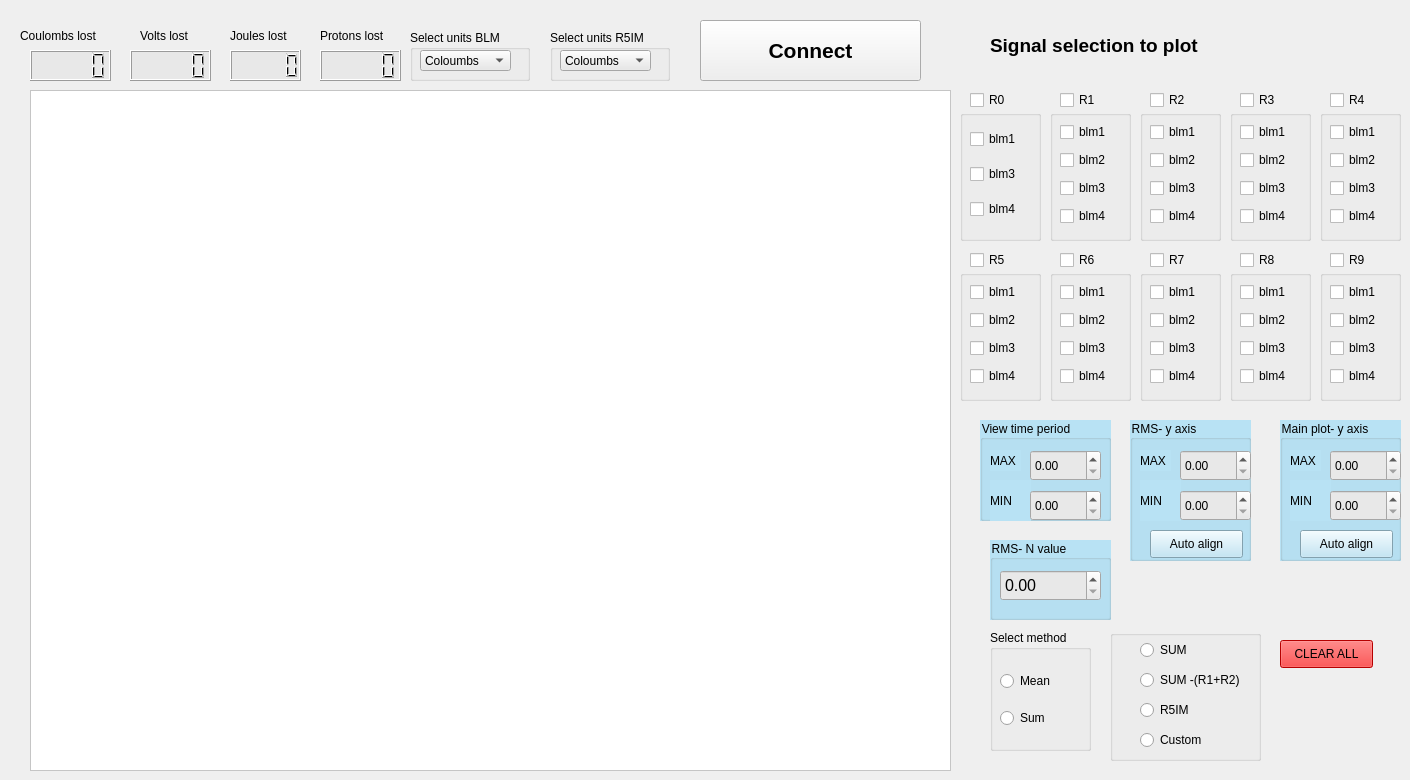
  <widget class="QWidget" name="centralwidget">
   <widget class="QLCDNumber" name="coulom_lcd">
    <property name="geometry">
     <rect>
      <x>30</x>
      <y>50</y>
      <width>81</width>
      <height>31</height>
     </rect>
    </property>
    <property name="styleSheet">
     <string notr="true">background-color: rgb(232, 232, 232)</string>
    </property>
   </widget>
   <widget class="QLCDNumber" name="volt_lcd">
    <property name="geometry">
     <rect>
      <x>130</x>
      <y>50</y>
      <width>81</width>
      <height>31</height>
     </rect>
    </property>
    <property name="styleSheet">
     <string notr="true">background-color: rgb(232, 232, 232)</string>
    </property>
   </widget>
   <widget class="QLCDNumber" name="joules_lcd">
    <property name="geometry">
     <rect>
      <x>230</x>
      <y>50</y>
      <width>71</width>
      <height>31</height>
     </rect>
    </property>
    <property name="styleSheet">
     <string notr="true">background-color: rgb(232, 232, 232)</string>
    </property>
   </widget>
   <widget class="QLCDNumber" name="protons_lcd">
    <property name="geometry">
     <rect>
      <x>320</x>
      <y>50</y>
      <width>81</width>
      <height>31</height>
     </rect>
    </property>
    <property name="styleSheet">
     <string notr="true">background-color: rgb(232, 232, 232)</string>
    </property>
   </widget>
   <widget class="QLabel" name="coulombs_label">
    <property name="geometry">
     <rect>
      <x>20</x>
      <y>20</y>
      <width>101</width>
      <height>31</height>
     </rect>
    </property>
    <property name="font">
     <font>
      <pointsize>9</pointsize>
     </font>
    </property>
    <property name="text">
     <string>Coulombs lost</string>
    </property>
   </widget>
   <widget class="QLabel" name="protons_lablel">
    <property name="geometry">
     <rect>
      <x>320</x>
      <y>20</y>
      <width>81</width>
      <height>31</height>
     </rect>
    </property>
    <property name="font">
     <font>
      <pointsize>9</pointsize>
     </font>
    </property>
    <property name="text">
     <string>Protons lost</string>
    </property>
   </widget>
   <widget class="QLabel" name="joules_label">
    <property name="geometry">
     <rect>
      <x>230</x>
      <y>20</y>
      <width>81</width>
      <height>31</height>
     </rect>
    </property>
    <property name="font">
     <font>
      <pointsize>9</pointsize>
     </font>
    </property>
    <property name="text">
     <string>Joules lost</string>
    </property>
   </widget>
   <widget class="QLabel" name="volts_label">
    <property name="geometry">
     <rect>
      <x>140</x>
      <y>20</y>
      <width>81</width>
      <height>31</height>
     </rect>
    </property>
    <property name="font">
     <font>
      <pointsize>9</pointsize>
     </font>
    </property>
    <property name="text">
     <string>Volts lost</string>
    </property>
   </widget>
   <widget class="QGraphicsView" name="graphicsView">
    <property name="geometry">
     <rect>
      <x>30</x>
      <y>90</y>
      <width>921</width>
      <height>681</height>
     </rect>
    </property>
    <property name="mouseTracking">
     <bool>false</bool>
    </property>
    <property name="acceptDrops">
     <bool>false</bool>
    </property>
    <property name="styleSheet">
     <string notr="true">background-color: rgb(255, 255, 255);
</string>
    </property>
   </widget>
   <widget class="QCheckBox" name="R0">
    <property name="geometry">
     <rect>
      <x>970</x>
      <y>90</y>
      <width>51</width>
      <height>20</height>
     </rect>
    </property>
    <property name="styleSheet">
     <string notr="true">font: 75 11pt &quot;MS Shell Dlg 2&quot;;</string>
    </property>
    <property name="text">
     <string>R0</string>
    </property>
   </widget>
   <widget class="QCheckBox" name="R2">
    <property name="geometry">
     <rect>
      <x>1150</x>
      <y>90</y>
      <width>51</width>
      <height>20</height>
     </rect>
    </property>
    <property name="styleSheet">
     <string notr="true">font: 75 11pt &quot;MS Shell Dlg 2&quot;;</string>
    </property>
    <property name="text">
     <string>R2</string>
    </property>
   </widget>
   <widget class="QCheckBox" name="R1">
    <property name="geometry">
     <rect>
      <x>1060</x>
      <y>90</y>
      <width>51</width>
      <height>20</height>
     </rect>
    </property>
    <property name="styleSheet">
     <string notr="true">font: 75 11pt &quot;MS Shell Dlg 2&quot;;</string>
    </property>
    <property name="text">
     <string>R1</string>
    </property>
   </widget>
   <widget class="QCheckBox" name="R9">
    <property name="geometry">
     <rect>
      <x>1330</x>
      <y>250</y>
      <width>61</width>
      <height>20</height>
     </rect>
    </property>
    <property name="styleSheet">
     <string notr="true">font: 75 11pt &quot;MS Shell Dlg 2&quot;;</string>
    </property>
    <property name="text">
     <string>R9</string>
    </property>
   </widget>
   <widget class="QCheckBox" name="R8">
    <property name="geometry">
     <rect>
      <x>1240</x>
      <y>250</y>
      <width>61</width>
      <height>20</height>
     </rect>
    </property>
    <property name="styleSheet">
     <string notr="true">font: 75 11pt &quot;MS Shell Dlg 2&quot;;</string>
    </property>
    <property name="text">
     <string>R8</string>
    </property>
   </widget>
   <widget class="QCheckBox" name="R6">
    <property name="geometry">
     <rect>
      <x>1060</x>
      <y>250</y>
      <width>51</width>
      <height>20</height>
     </rect>
    </property>
    <property name="styleSheet">
     <string notr="true">font: 75 11pt &quot;MS Shell Dlg 2&quot;;</string>
    </property>
    <property name="text">
     <string>R6</string>
    </property>
   </widget>
   <widget class="QCheckBox" name="R7">
    <property name="geometry">
     <rect>
      <x>1150</x>
      <y>250</y>
      <width>51</width>
      <height>20</height>
     </rect>
    </property>
    <property name="styleSheet">
     <string notr="true">font: 75 11pt &quot;MS Shell Dlg 2&quot;;</string>
    </property>
    <property name="text">
     <string>R7</string>
    </property>
   </widget>
   <widget class="QCheckBox" name="R3">
    <property name="geometry">
     <rect>
      <x>1240</x>
      <y>90</y>
      <width>51</width>
      <height>20</height>
     </rect>
    </property>
    <property name="styleSheet">
     <string notr="true">font: 75 11pt &quot;MS Shell Dlg 2&quot;;</string>
    </property>
    <property name="text">
     <string>R3</string>
    </property>
   </widget>
   <widget class="QCheckBox" name="R5">
    <property name="geometry">
     <rect>
      <x>970</x>
      <y>250</y>
      <width>51</width>
      <height>20</height>
     </rect>
    </property>
    <property name="styleSheet">
     <string notr="true">font: 75 11pt &quot;MS Shell Dlg 2&quot;;</string>
    </property>
    <property name="text">
     <string>R5</string>
    </property>
   </widget>
   <widget class="QCheckBox" name="R4">
    <property name="geometry">
     <rect>
      <x>1330</x>
      <y>90</y>
      <width>51</width>
      <height>20</height>
     </rect>
    </property>
    <property name="styleSheet">
     <string notr="true">font: 75 11pt &quot;MS Shell Dlg 2&quot;;</string>
    </property>
    <property name="text">
     <string>R4</string>
    </property>
    <property name="tristate">
     <bool>false</bool>
    </property>
   </widget>
   <widget class="QGroupBox" name="groupBox_R2">
    <property name="geometry">
     <rect>
      <x>1140</x>
      <y>110</y>
      <width>81</width>
      <height>131</height>
     </rect>
    </property>
    <property name="title">
     <string/>
    </property>
    <widget class="QWidget" name="verticalLayoutWidget_18">
     <property name="geometry">
      <rect>
       <x>10</x>
       <y>10</y>
       <width>61</width>
       <height>111</height>
      </rect>
     </property>
     <layout class="QVBoxLayout" name="verticalLayout_R2">
      <item>
       <widget class="QCheckBox" name="R2_BLM1">
        <property name="text">
         <string>blm1</string>
        </property>
       </widget>
      </item>
      <item>
       <widget class="QCheckBox" name="R2_BLM2">
        <property name="text">
         <string>blm2</string>
        </property>
       </widget>
      </item>
      <item>
       <widget class="QCheckBox" name="R2_BLM3">
        <property name="text">
         <string>blm3</string>
        </property>
       </widget>
      </item>
      <item>
       <widget class="QCheckBox" name="R2_BLM4">
        <property name="text">
         <string>blm4</string>
        </property>
       </widget>
      </item>
     </layout>
    </widget>
   </widget>
   <widget class="QGroupBox" name="groupBox_R0">
    <property name="geometry">
     <rect>
      <x>960</x>
      <y>110</y>
      <width>81</width>
      <height>131</height>
     </rect>
    </property>
    <property name="title">
     <string/>
    </property>
    <widget class="QWidget" name="verticalLayoutWidget_29">
     <property name="geometry">
      <rect>
       <x>10</x>
       <y>10</y>
       <width>61</width>
       <height>111</height>
      </rect>
     </property>
     <layout class="QVBoxLayout" name="verticalLayout_R0">
      <item>
       <widget class="QCheckBox" name="R0_BLM1">
        <property name="text">
         <string>blm1</string>
        </property>
       </widget>
      </item>
      <item>
       <widget class="QCheckBox" name="R0_BLM3">
        <property name="text">
         <string>blm3</string>
        </property>
       </widget>
      </item>
      <item>
       <widget class="QCheckBox" name="R0_BLM4">
        <property name="text">
         <string>blm4</string>
        </property>
       </widget>
      </item>
     </layout>
    </widget>
   </widget>
   <widget class="QGroupBox" name="groupBox_R1">
    <property name="geometry">
     <rect>
      <x>1050</x>
      <y>110</y>
      <width>81</width>
      <height>131</height>
     </rect>
    </property>
    <property name="title">
     <string/>
    </property>
    <widget class="QWidget" name="verticalLayoutWidget_33">
     <property name="geometry">
      <rect>
       <x>10</x>
       <y>10</y>
       <width>61</width>
       <height>111</height>
      </rect>
     </property>
     <layout class="QVBoxLayout" name="verticalLayout_R1">
      <item>
       <widget class="QCheckBox" name="R1_BLM1">
        <property name="text">
         <string>blm1</string>
        </property>
       </widget>
      </item>
      <item>
       <widget class="QCheckBox" name="R1_BLM2">
        <property name="text">
         <string>blm2</string>
        </property>
       </widget>
      </item>
      <item>
       <widget class="QCheckBox" name="R1_BLM3">
        <property name="text">
         <string>blm3</string>
        </property>
       </widget>
      </item>
      <item>
       <widget class="QCheckBox" name="R1_BLM4">
        <property name="text">
         <string>blm4</string>
        </property>
       </widget>
      </item>
     </layout>
    </widget>
   </widget>
   <widget class="QGroupBox" name="groupBox_R3">
    <property name="geometry">
     <rect>
      <x>1230</x>
      <y>110</y>
      <width>81</width>
      <height>131</height>
     </rect>
    </property>
    <property name="title">
     <string/>
    </property>
    <widget class="QWidget" name="verticalLayoutWidget_21">
     <property name="geometry">
      <rect>
       <x>10</x>
       <y>10</y>
       <width>61</width>
       <height>111</height>
      </rect>
     </property>
     <layout class="QVBoxLayout" name="verticalLayout_R3">
      <item>
       <widget class="QCheckBox" name="R3_BLM1">
        <property name="text">
         <string>blm1</string>
        </property>
       </widget>
      </item>
      <item>
       <widget class="QCheckBox" name="R3_BLM2">
        <property name="text">
         <string>blm2</string>
        </property>
       </widget>
      </item>
      <item>
       <widget class="QCheckBox" name="R3_BLM3">
        <property name="text">
         <string>blm3</string>
        </property>
       </widget>
      </item>
      <item>
       <widget class="QCheckBox" name="R3_BLM4">
        <property name="text">
         <string>blm4</string>
        </property>
       </widget>
      </item>
     </layout>
    </widget>
   </widget>
   <widget class="QGroupBox" name="groupBox_R6">
    <property name="geometry">
     <rect>
      <x>1050</x>
      <y>270</y>
      <width>81</width>
      <height>131</height>
     </rect>
    </property>
    <property name="title">
     <string/>
    </property>
    <widget class="QWidget" name="verticalLayoutWidget_30">
     <property name="geometry">
      <rect>
       <x>10</x>
       <y>10</y>
       <width>61</width>
       <height>111</height>
      </rect>
     </property>
     <layout class="QVBoxLayout" name="verticalLayout_R6">
      <item>
       <widget class="QCheckBox" name="R6_BLM1">
        <property name="text">
         <string>blm1</string>
        </property>
       </widget>
      </item>
      <item>
       <widget class="QCheckBox" name="R6_BLM2">
        <property name="text">
         <string>blm2</string>
        </property>
       </widget>
      </item>
      <item>
       <widget class="QCheckBox" name="R6_BLM3">
        <property name="text">
         <string>blm3</string>
        </property>
       </widget>
      </item>
      <item>
       <widget class="QCheckBox" name="R6_BLM4">
        <property name="text">
         <string>blm4</string>
        </property>
       </widget>
      </item>
     </layout>
    </widget>
   </widget>
   <widget class="QGroupBox" name="groupBox_R4">
    <property name="geometry">
     <rect>
      <x>1320</x>
      <y>110</y>
      <width>81</width>
      <height>131</height>
     </rect>
    </property>
    <property name="title">
     <string/>
    </property>
    <widget class="QWidget" name="verticalLayoutWidget_34">
     <property name="geometry">
      <rect>
       <x>10</x>
       <y>10</y>
       <width>61</width>
       <height>111</height>
      </rect>
     </property>
     <layout class="QVBoxLayout" name="verticalLayout_R4">
      <item>
       <widget class="QCheckBox" name="R4_BLM1">
        <property name="text">
         <string>blm1</string>
        </property>
       </widget>
      </item>
      <item>
       <widget class="QCheckBox" name="R4_BLM2">
        <property name="text">
         <string>blm2</string>
        </property>
       </widget>
      </item>
      <item>
       <widget class="QCheckBox" name="R4_BLM3">
        <property name="text">
         <string>blm3</string>
        </property>
       </widget>
      </item>
      <item>
       <widget class="QCheckBox" name="R4_BLM4">
        <property name="text">
         <string>blm4</string>
        </property>
       </widget>
      </item>
     </layout>
    </widget>
   </widget>
   <widget class="QGroupBox" name="groupBox_R5">
    <property name="geometry">
     <rect>
      <x>960</x>
      <y>270</y>
      <width>81</width>
      <height>131</height>
     </rect>
    </property>
    <property name="title">
     <string/>
    </property>
    <widget class="QWidget" name="verticalLayoutWidget_37">
     <property name="geometry">
      <rect>
       <x>10</x>
       <y>10</y>
       <width>61</width>
       <height>111</height>
      </rect>
     </property>
     <layout class="QVBoxLayout" name="verticalLayout_R5">
      <item>
       <widget class="QCheckBox" name="R5_BLM1">
        <property name="text">
         <string>blm1</string>
        </property>
       </widget>
      </item>
      <item>
       <widget class="QCheckBox" name="R5_BLM2">
        <property name="text">
         <string>blm2</string>
        </property>
       </widget>
      </item>
      <item>
       <widget class="QCheckBox" name="R5_BLM3">
        <property name="text">
         <string>blm3</string>
        </property>
       </widget>
      </item>
      <item>
       <widget class="QCheckBox" name="R5_BLM4">
        <property name="text">
         <string>blm4</string>
        </property>
       </widget>
      </item>
     </layout>
    </widget>
   </widget>
   <widget class="QGroupBox" name="groupBox_R7">
    <property name="geometry">
     <rect>
      <x>1140</x>
      <y>270</y>
      <width>81</width>
      <height>131</height>
     </rect>
    </property>
    <property name="title">
     <string/>
    </property>
    <widget class="QWidget" name="verticalLayoutWidget_39">
     <property name="geometry">
      <rect>
       <x>10</x>
       <y>10</y>
       <width>61</width>
       <height>111</height>
      </rect>
     </property>
     <layout class="QVBoxLayout" name="verticalLayout_R7">
      <item>
       <widget class="QCheckBox" name="R7_BLM1">
        <property name="text">
         <string>blm1</string>
        </property>
       </widget>
      </item>
      <item>
       <widget class="QCheckBox" name="R7_BLM2">
        <property name="text">
         <string>blm2</string>
        </property>
       </widget>
      </item>
      <item>
       <widget class="QCheckBox" name="R7_BLM3">
        <property name="text">
         <string>blm3</string>
        </property>
       </widget>
      </item>
      <item>
       <widget class="QCheckBox" name="R7_BLM4">
        <property name="text">
         <string>blm4</string>
        </property>
       </widget>
      </item>
     </layout>
    </widget>
   </widget>
   <widget class="QGroupBox" name="groupBox_R8">
    <property name="geometry">
     <rect>
      <x>1230</x>
      <y>270</y>
      <width>81</width>
      <height>131</height>
     </rect>
    </property>
    <property name="title">
     <string/>
    </property>
    <widget class="QWidget" name="verticalLayoutWidget_43">
     <property name="geometry">
      <rect>
       <x>10</x>
       <y>10</y>
       <width>61</width>
       <height>111</height>
      </rect>
     </property>
     <layout class="QVBoxLayout" name="verticalLayout_R8">
      <item>
       <widget class="QCheckBox" name="R8_BLM1">
        <property name="text">
         <string>blm1</string>
        </property>
       </widget>
      </item>
      <item>
       <widget class="QCheckBox" name="R8_BLM2">
        <property name="text">
         <string>blm2</string>
        </property>
       </widget>
      </item>
      <item>
       <widget class="QCheckBox" name="R8_BLM3">
        <property name="text">
         <string>blm3</string>
        </property>
       </widget>
      </item>
      <item>
       <widget class="QCheckBox" name="R8_BLM4">
        <property name="text">
         <string>blm4</string>
        </property>
       </widget>
      </item>
     </layout>
    </widget>
   </widget>
   <widget class="QGroupBox" name="groupBox_R9">
    <property name="geometry">
     <rect>
      <x>1320</x>
      <y>270</y>
      <width>81</width>
      <height>131</height>
     </rect>
    </property>
    <property name="title">
     <string/>
    </property>
    <widget class="QWidget" name="verticalLayoutWidget_45">
     <property name="geometry">
      <rect>
       <x>10</x>
       <y>10</y>
       <width>61</width>
       <height>111</height>
      </rect>
     </property>
     <layout class="QVBoxLayout" name="verticalLayout_R9">
      <item>
       <widget class="QCheckBox" name="R9_BLM1">
        <property name="text">
         <string>blm1</string>
        </property>
       </widget>
      </item>
      <item>
       <widget class="QCheckBox" name="R9_BLM2">
        <property name="text">
         <string>blm2</string>
        </property>
       </widget>
      </item>
      <item>
       <widget class="QCheckBox" name="R9_BLM3">
        <property name="text">
         <string>blm3</string>
        </property>
       </widget>
      </item>
      <item>
       <widget class="QCheckBox" name="R9_BLM4">
        <property name="text">
         <string>blm4</string>
        </property>
       </widget>
      </item>
     </layout>
    </widget>
   </widget>
   <widget class="QPushButton" name="clear_all">
    <property name="geometry">
     <rect>
      <x>1280</x>
      <y>640</y>
      <width>93</width>
      <height>28</height>
     </rect>
    </property>
    <property name="styleSheet">
     <string notr="true">background-color: rgb(255, 0, 0);</string>
    </property>
    <property name="text">
     <string>CLEAR ALL</string>
    </property>
   </widget>
   <widget class="QGroupBox" name="groupBox">
    <property name="geometry">
     <rect>
      <x>980</x>
      <y>420</y>
      <width>131</width>
      <height>101</height>
     </rect>
    </property>
    <property name="styleSheet">
     <string notr="true">background-color: rgb(184, 226, 244);</string>
    </property>
    <property name="title">
     <string>View time period</string>
    </property>
    <widget class="QLabel" name="label_3">
     <property name="geometry">
      <rect>
       <x>10</x>
       <y>60</y>
       <width>41</width>
       <height>41</height>
      </rect>
     </property>
     <property name="font">
      <font>
       <pointsize>9</pointsize>
      </font>
     </property>
     <property name="text">
      <string>MIN</string>
     </property>
    </widget>
    <widget class="QLabel" name="label_4">
     <property name="geometry">
      <rect>
       <x>10</x>
       <y>30</y>
       <width>31</width>
       <height>21</height>
      </rect>
     </property>
     <property name="font">
      <font>
       <pointsize>9</pointsize>
      </font>
     </property>
     <property name="text">
      <string>MAX</string>
     </property>
    </widget>
    <widget class="QDoubleSpinBox" name="blm_sum_min_time">
     <property name="geometry">
      <rect>
       <x>50</x>
       <y>70</y>
       <width>71</width>
       <height>31</height>
      </rect>
     </property>
     <property name="styleSheet">
      <string notr="true">background-color: rgb(232, 232, 232)</string>
     </property>
     <property name="maximum">
      <double>500.000000000000000</double>
     </property>
    </widget>
    <widget class="QDoubleSpinBox" name="blm_sum_max_time">
     <property name="geometry">
      <rect>
       <x>50</x>
       <y>30</y>
       <width>71</width>
       <height>31</height>
      </rect>
     </property>
     <property name="styleSheet">
      <string notr="true">background-color: rgb(232, 232, 232)</string>
     </property>
     <property name="maximum">
      <double>500.000000000000000</double>
     </property>
    </widget>
   </widget>
   <widget class="QGroupBox" name="BLM_groupBox">
    <property name="geometry">
     <rect>
      <x>410</x>
      <y>30</y>
      <width>120</width>
      <height>51</height>
     </rect>
    </property>
    <property name="title">
     <string>Select units BLM</string>
    </property>
    <widget class="QComboBox" name="BLM_unit_drop_box">
     <property name="geometry">
      <rect>
       <x>10</x>
       <y>20</y>
       <width>91</width>
       <height>21</height>
      </rect>
     </property>
     <property name="acceptDrops">
      <bool>false</bool>
     </property>
     <property name="styleSheet">
      <string notr="true">background-color: rgb(232, 232, 232)</string>
     </property>
     <item>
      <property name="text">
       <string>Coloumbs</string>
      </property>
     </item>
     <item>
      <property name="text">
       <string>Joules</string>
      </property>
     </item>
     <item>
      <property name="text">
       <string>Volts</string>
      </property>
     </item>
     <item>
      <property name="text">
       <string>Protons</string>
      </property>
     </item>
    </widget>
   </widget>
   <widget class="QGroupBox" name="signal_selection">
    <property name="geometry">
     <rect>
      <x>1110</x>
      <y>630</y>
      <width>151</width>
      <height>131</height>
     </rect>
    </property>
    <property name="title">
     <string/>
    </property>
    <widget class="QRadioButton" name="sum_all">
     <property name="geometry">
      <rect>
       <x>30</x>
       <y>10</y>
       <width>95</width>
       <height>20</height>
      </rect>
     </property>
     <property name="text">
      <string>SUM</string>
     </property>
    </widget>
    <widget class="QRadioButton" name="sum_not_R1R2">
     <property name="geometry">
      <rect>
       <x>30</x>
       <y>40</y>
       <width>121</width>
       <height>20</height>
      </rect>
     </property>
     <property name="text">
      <string>SUM -(R1+R2)</string>
     </property>
    </widget>
    <widget class="QRadioButton" name="custom">
     <property name="geometry">
      <rect>
       <x>30</x>
       <y>100</y>
       <width>95</width>
       <height>20</height>
      </rect>
     </property>
     <property name="text">
      <string>Custom</string>
     </property>
    </widget>
    <widget class="QRadioButton" name="R5IM">
     <property name="geometry">
      <rect>
       <x>30</x>
       <y>70</y>
       <width>95</width>
       <height>20</height>
      </rect>
     </property>
     <property name="text">
      <string>R5IM</string>
     </property>
    </widget>
   </widget>
   <widget class="QGroupBox" name="groupBox_5">
    <property name="geometry">
     <rect>
      <x>990</x>
      <y>540</y>
      <width>121</width>
      <height>80</height>
     </rect>
    </property>
    <property name="styleSheet">
     <string notr="true">background-color: rgb(184, 226, 244);</string>
    </property>
    <property name="title">
     <string>RMS- N value</string>
    </property>
    <widget class="QDoubleSpinBox" name="N_time">
     <property name="geometry">
      <rect>
       <x>10</x>
       <y>30</y>
       <width>101</width>
       <height>31</height>
      </rect>
     </property>
     <property name="font">
      <font>
       <pointsize>12</pointsize>
      </font>
     </property>
     <property name="styleSheet">
      <string notr="true">background-color: rgb(232, 232, 232)</string>
     </property>
     <property name="maximum">
      <double>500.000000000000000</double>
     </property>
    </widget>
   </widget>
   <widget class="QGroupBox" name="mode_selection">
    <property name="geometry">
     <rect>
      <x>990</x>
      <y>630</y>
      <width>101</width>
      <height>121</height>
     </rect>
    </property>
    <property name="title">
     <string>Select method</string>
    </property>
    <widget class="QWidget" name="verticalLayoutWidget">
     <property name="geometry">
      <rect>
       <x>10</x>
       <y>30</y>
       <width>71</width>
       <height>80</height>
      </rect>
     </property>
     <layout class="QVBoxLayout" name="mode_verticalLayout">
      <item>
       <widget class="QRadioButton" name="mean_button">
        <property name="text">
         <string>Mean</string>
        </property>
       </widget>
      </item>
      <item>
       <widget class="QRadioButton" name="sum_button">
        <property name="text">
         <string>Sum</string>
        </property>
       </widget>
      </item>
     </layout>
    </widget>
   </widget>
   <widget class="QLabel" name="label_2">
    <property name="geometry">
     <rect>
      <x>990</x>
      <y>30</y>
      <width>271</width>
      <height>31</height>
     </rect>
    </property>
    <property name="font">
     <font>
      <pointsize>14</pointsize>
      <weight>75</weight>
      <bold>true</bold>
     </font>
    </property>
    <property name="text">
     <string>Signal selection to plot</string>
    </property>
   </widget>
   <widget class="QGroupBox" name="R5IM_groupBox">
    <property name="geometry">
     <rect>
      <x>550</x>
      <y>30</y>
      <width>120</width>
      <height>51</height>
     </rect>
    </property>
    <property name="title">
     <string>Select units R5IM</string>
    </property>
    <widget class="QComboBox" name="R5IM_unit_dropBox">
     <property name="geometry">
      <rect>
       <x>10</x>
       <y>20</y>
       <width>91</width>
       <height>21</height>
      </rect>
     </property>
     <property name="styleSheet">
      <string notr="true">background-color: rgb(232, 232, 232)</string>
     </property>
     <item>
      <property name="text">
       <string>Coloumbs</string>
      </property>
     </item>
     <item>
      <property name="text">
       <string>Joules</string>
      </property>
     </item>
     <item>
      <property name="text">
       <string>Volts</string>
      </property>
     </item>
     <item>
      <property name="text">
       <string>Protons</string>
      </property>
     </item>
    </widget>
   </widget>
   <widget class="QGroupBox" name="y_axis_group_rms">
    <property name="geometry">
     <rect>
      <x>1130</x>
      <y>420</y>
      <width>121</width>
      <height>141</height>
     </rect>
    </property>
    <property name="styleSheet">
     <string notr="true">background-color: rgb(184, 226, 244);</string>
    </property>
    <property name="title">
     <string>RMS- y axis</string>
    </property>
    <widget class="QLabel" name="y_axis_min_label_rms">
     <property name="geometry">
      <rect>
       <x>10</x>
       <y>60</y>
       <width>41</width>
       <height>41</height>
      </rect>
     </property>
     <property name="font">
      <font>
       <pointsize>9</pointsize>
      </font>
     </property>
     <property name="text">
      <string>MIN</string>
     </property>
    </widget>
    <widget class="QLabel" name="y_axis_max_label_rms">
     <property name="geometry">
      <rect>
       <x>10</x>
       <y>30</y>
       <width>31</width>
       <height>21</height>
      </rect>
     </property>
     <property name="font">
      <font>
       <pointsize>9</pointsize>
      </font>
     </property>
     <property name="text">
      <string>MAX</string>
     </property>
    </widget>
    <widget class="QDoubleSpinBox" name="y_min_axis">
     <property name="geometry">
      <rect>
       <x>50</x>
       <y>70</y>
       <width>71</width>
       <height>31</height>
      </rect>
     </property>
     <property name="styleSheet">
      <string notr="true">background-color: rgb(232, 232, 232)</string>
     </property>
     <property name="maximum">
      <double>500.000000000000000</double>
     </property>
    </widget>
    <widget class="QDoubleSpinBox" name="y_max_axis_rms">
     <property name="geometry">
      <rect>
       <x>50</x>
       <y>30</y>
       <width>71</width>
       <height>31</height>
      </rect>
     </property>
     <property name="styleSheet">
      <string notr="true">background-color: rgb(232, 232, 232)</string>
     </property>
     <property name="maximum">
      <double>500.000000000000000</double>
     </property>
    </widget>
    <widget class="QPushButton" name="auto_align_rms">
     <property name="geometry">
      <rect>
       <x>20</x>
       <y>110</y>
       <width>93</width>
       <height>28</height>
      </rect>
     </property>
     <property name="text">
      <string>Auto align</string>
     </property>
    </widget>
   </widget>
   <widget class="QPushButton" name="pushButton">
    <property name="geometry">
     <rect>
      <x>700</x>
      <y>20</y>
      <width>221</width>
      <height>61</height>
     </rect>
    </property>
    <property name="font">
     <font>
      <pointsize>16</pointsize>
      <weight>75</weight>
      <bold>true</bold>
     </font>
    </property>
    <property name="text">
     <string>Connect</string>
    </property>
   </widget>
   <widget class="QGroupBox" name="y_axis_upper_group">
    <property name="geometry">
     <rect>
      <x>1280</x>
      <y>420</y>
      <width>121</width>
      <height>141</height>
     </rect>
    </property>
    <property name="styleSheet">
     <string notr="true">background-color: rgb(184, 226, 244);</string>
    </property>
    <property name="title">
     <string>Main plot- y axis</string>
    </property>
    <widget class="QLabel" name="y_axis_min_label_upper">
     <property name="geometry">
      <rect>
       <x>10</x>
       <y>60</y>
       <width>41</width>
       <height>41</height>
      </rect>
     </property>
     <property name="font">
      <font>
       <pointsize>9</pointsize>
      </font>
     </property>
     <property name="text">
      <string>MIN</string>
     </property>
    </widget>
    <widget class="QLabel" name="y_axis_max_label_upper">
     <property name="geometry">
      <rect>
       <x>10</x>
       <y>30</y>
       <width>31</width>
       <height>21</height>
      </rect>
     </property>
     <property name="font">
      <font>
       <pointsize>9</pointsize>
      </font>
     </property>
     <property name="text">
      <string>MAX</string>
     </property>
    </widget>
    <widget class="QDoubleSpinBox" name="y_min_axis_upper">
     <property name="geometry">
      <rect>
       <x>50</x>
       <y>70</y>
       <width>71</width>
       <height>31</height>
      </rect>
     </property>
     <property name="styleSheet">
      <string notr="true">background-color: rgb(232, 232, 232)</string>
     </property>
     <property name="maximum">
      <double>500.000000000000000</double>
     </property>
    </widget>
    <widget class="QDoubleSpinBox" name="y_max_axis_upper">
     <property name="geometry">
      <rect>
       <x>50</x>
       <y>30</y>
       <width>71</width>
       <height>31</height>
      </rect>
     </property>
     <property name="styleSheet">
      <string notr="true">background-color: rgb(232, 232, 232)</string>
     </property>
     <property name="maximum">
      <double>500.000000000000000</double>
     </property>
    </widget>
    <widget class="QPushButton" name="auto_align_upper">
     <property name="geometry">
      <rect>
       <x>20</x>
       <y>110</y>
       <width>93</width>
       <height>28</height>
      </rect>
     </property>
     <property name="text">
      <string>Auto align</string>
     </property>
    </widget>
   </widget>
  </widget>
